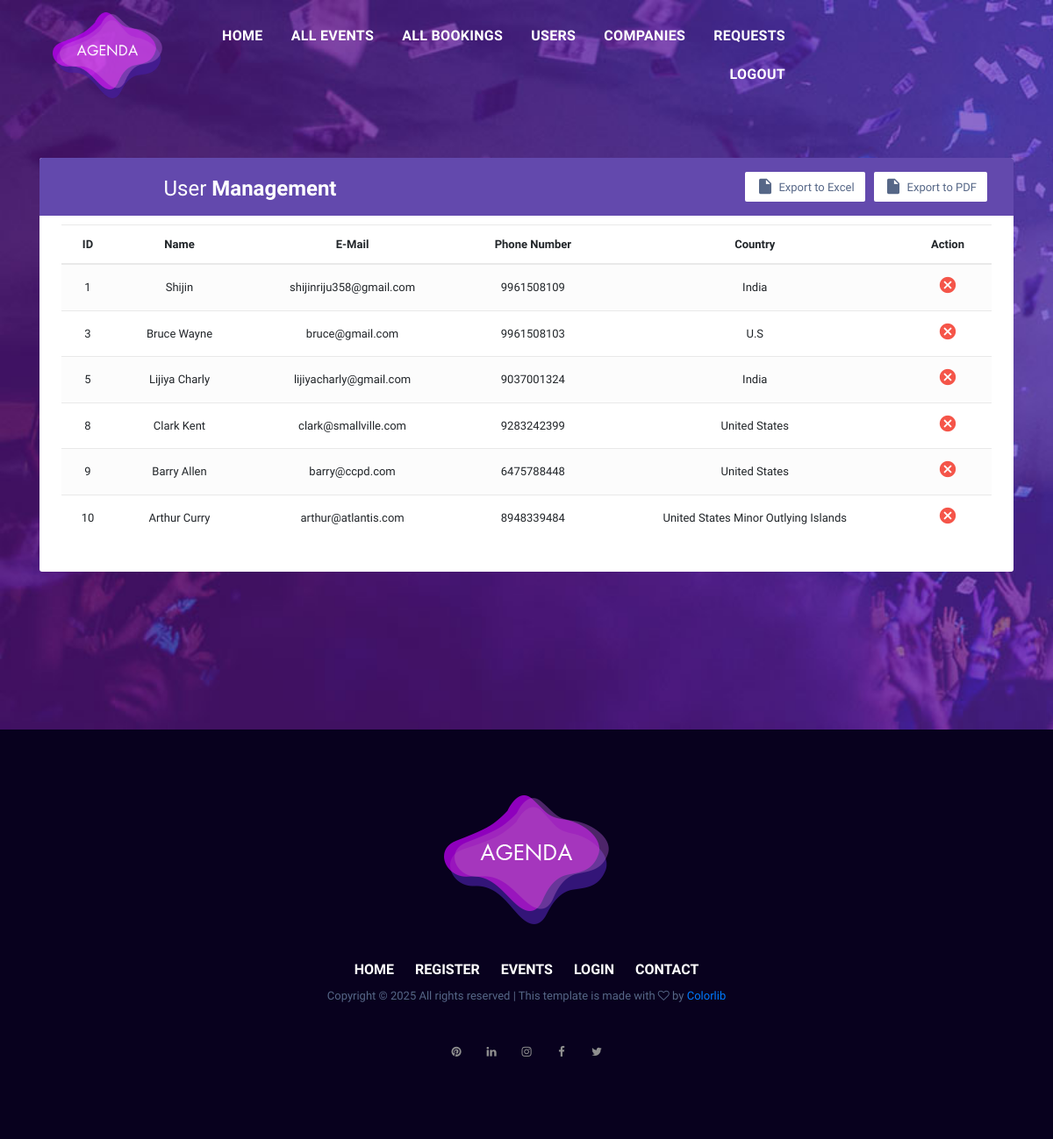
Page /adminUserView/ (signed in) on the committed database.
### App/models.py (models this page shows, shortened)
class UserRegister(models.Model):
    name = models.CharField(max_length = 100)
    email = models.EmailField(max_length = 100)
    phone = models.IntegerField()
    country = models.CharField(max_length = 100)
    login_id = models.ForeignKey(CustomLogin,on_delete = models.CASCADE)

### App/views.py (the view)
# urls.py: path('adminUserView/',views.adminUserView),
def adminUserView(request):
    user = request.session['uid']
    data = UserRegister.objects.filter(login_id__is_active = 1)
    return render(request,"adminUserView.html",{"data":data})

### templates/adminUserView.html (shortened to what this page needs)
{% extends 'adminBase.html' %}
{% block header %}
<div class="newsletter-subscribe">
    <div class="container-xl">
        <div class="table-responsive">
            <div class="table-wrapper">
                <div class="table-title">
                    <div class="row">
                        <div class="col-sm-5">
                            <h2>User <b>Management</b></h2>
                        </div>
                        <div class="col-sm-7">
                            <a href="/export_users_to_pdf" class="btn btn-secondary"><i
                                    class="material-icons">&#xE24D;</i> <span>Export to PDF</span></a>
                            <a href="/export_users_to_excel" class="btn btn-secondary"><i
                                    class="material-icons">&#xE24D;</i> <span>Export to
                                    Excel</span></a>
                        </div>
                    </div>
                </div>
                <table class="table table-striped table-hover">
                    <thead>
                        <tr>
                            <th>ID</th>
                            <th>Name</th>
                            <th>E-Mail</th>
                            <th>Phone Number</th>
                            <th>Country</th>
                            <th>Action</th>
                        </tr>
                    </thead>
                    <tbody>
                        {% for i in data %}
                        <tr>
                            <td>{{i.id}}</td>
                            <td>{{i.name}}</td>
                            <td>{{i.email}}</td>
                            <td>{{i.phone}}</td>
                            <td>{{i.country}}</td>
                            <td>
                                <a href="/adminUserDelete?id={{i.login_id_id}}" class="delete" title="Delete"
                                    data-toggle="tooltip"><i class="material-icons">&#xE5C9;</i></a>
                            </td>
                        </tr>
                        {% endfor %}
                    </tbody>
                </table>
            </div>
        </div>
    </div>
</div>
{% endblock %}

### templates/adminBase.html (shortened to what this page needs)
{% load static %}
<!DOCTYPE html>
<html lang="en">
<head>
    <link rel="stylesheet" href="{% static 'css/bootstrap.min.css' %}">
    <link rel="stylesheet" href="{% static 'css/font-awesome.min.css' %}">
    <link rel="stylesheet" href="{% static 'css/swiper.min.css' %}">
    <link rel="stylesheet" href="{% static 'style.css' %}">
    <link rel="stylesheet" href="https://stackpath.bootstrapcdn.com/bootstrap/4.5.0/css/bootstrap.min.css">
    <link rel="stylesheet" href="https://maxcdn.bootstrapcdn.com/font-awesome/4.7.0/css/font-awesome.min.css">
    <link href="https://cdnjs.cloudflare.com/ajax/libs/select2/4.0.13/css/select2.min.css" rel="stylesheet" />
</head>
<body>
    <header class="site-header">
        <div class="header-bar">
            <div class="container-fluid">
                <div class="row align-items-center">
                    <div class="col-10 col-lg-2 order-lg-1">
                        <div class="site-branding">
                            <div class="site-title">
                                <a href="#"><img src="{% static 'images/logo.png' %}" alt="logo"></a>
                            </div>
                        </div>
                    </div>
                    <div class="col-2 col-lg-9 order-3 order-lg-2">
                        <nav class="site-navigation">
                            <ul>
                                <li><a href="/admin_index">Home</a></li>
                                <li><a href="/adminEventView">All Events</a></li>
                                <li><a href="/adminBookingsView">All Bookings</a></li>
                                <li><a href="/adminUserView">Users</a></li>
                                <li><a href="/adminCompanyView">Companies</a></li>
                                <li><a href="/requests">Requests</a></li>
                                <li><a href="/logout">Logout</a></li>
                            </ul>
                        </nav>
                    </div>
                </div>
            </div>
        </div>
        {% block header %}
        {% endblock %}
        <footer class="site-footer">
            <div class="container">
                <div class="row">
                    <div class="col-12">
                        <figure class="footer-logo">
                            <a href="#"><img src="{% static 'images/logo.png' %}" alt="logo"></a>
                        </figure>
                        <nav class="footer-navigation">
                            <ul class="flex flex-wrap justify-content-center align-items-center">
                                <li><a href="/">Home</a></li>
                                <li><a href="/event-register">Register</a></li>
                                <li><a href="#">Events</a></li>
                                <li><a href="/event-login">Login</a></li>
                                <li><a href="#">Contact</a></li>
                            </ul>
                        </nav>
                        Copyright &copy;
                        <script>document.write(new Date().getFullYear());</script> All rights reserved | This template
                        is made with <i class="fa fa-heart-o" aria-hidden="true"></i> by <a href="https://colorlib.com"
                            target="_blank">Colorlib</a>
                        <div class="footer-social">
                            <ul class="flex flex-wrap justify-content-center align-items-center">
                                <li><a href="#"><i class="fa fa-pinterest"></i></a></li>
                                <li><a href="#"><i class="fa fa-linkedin"></i></a></li>
                                <li><a href="#"><i class="fa fa-instagram"></i></a></li>
                                <li><a href="#"><i class="fa fa-facebook"></i></a></li>
                                <li><a href="#"><i class="fa fa-twitter"></i></a></li>
                            </ul>
                        </div>
                    </div>
                </div>
            </div>
        </footer>
</body>
</html>

### static/style.css (style rules this page uses)
body { color: #2f2f2f; font-family: "Calibri"; }
img { vertical-align: baseline; }
a { color: royalblue; }
.flex { display: flex !important; }
.btn { padding: 16px 46px; border: 2px solid #9a24c1; border-radius: 50px; font-size: 18px; font-weight: bold; line-height: 1; color: #232127; }
.site-header { position: relative; }
.site-header .site-title img { max-height: 64px; }
.header-bar { position: absolute; top: 0; left: 0; z-index: 99; width: 100%; padding: 14px 0; }
.site-branding img { display: block; max-width: 100%; }
@media screen and (min-width: 992px) { .site-branding { margin-left: 45px; } }
@media screen and (min-width: 992px) { .site-header .site-title img { max-height: 999px; } }
.site-navigation { position: absolute; top: -22px; right: 15px; z-index: 9999; width: 100%; height: 22px; overflow: hidden; list-style: none; transition: all 0.35s; }
.site-navigation ul { position: fixed; top: 0; left: -320px; z-index: 9999; width: 320px; max-width: 80%; height: 100vh; overflow-x: scroll; padding: 30px; margin: 0; background: #9a28d7; transition: all 0.35s; }
.site-navigation ul li { display: block; padding: 10px 16px; font-size: 16px; font-weight: bold; letter-spacing: 0.02rem; text-transform: uppercase; }
.site-navigation ul li a { display: block; color: #fff; transition: all 0.35s; text-decoration: none; }
@media screen and (min-width: 992px) { .site-navigation { position: relative; top: auto; right: auto; height: auto; background: transparent; } }
@media screen and (min-width: 992px) { .site-navigation ul { display: flex; flex-wrap: wrap; justify-content: flex-end; align-items: center; position: relative; top: auto; left: auto; width: 100%; height: auto; padding: 0; overflow: auto; background: transparent; } }
@media screen and (min-width: 992px) { .site-navigation ul li a { color: #fff; } }
.newsletter-subscribe { padding: 150px 0; background: url("images/newsletter-bg.jpg") no-repeat; background-size: cover; text-align: center; }
.site-footer { padding: 75px 0; background: #08011e; text-align: center; }
.footer-logo img { max-width: 100%; }
.footer-navigation ul, .footer-social ul { padding: 0; margin: 32px 0 0; list-style: none; }
.footer-navigation li { font-size: 16px; font-weight: bold; text-transform: uppercase; }
.footer-navigation li a { display: block; padding: 8px 12px; color: #fff; }
.footer-social li a { display: block; width: 16px; height: 22px; margin: 12px; color: #8f8f8f; transition: all 0.35s; }

### templates/adminUserView.html (style rules this page uses)
body { color: #566787; background: #f5f5f5; font-family: 'Varela Round', sans-serif; font-size: 13px; }
.table-responsive { margin: 30px 0; }
.table-wrapper { min-width: 1000px; background: #fff; padding: 20px 25px; border-radius: 3px; box-shadow: 0 1px 1px rgba(0, 0, 0, .05); }
.table-title { padding-bottom: 15px; background: #6349AD; color: #fff; padding: 16px 30px; margin: -20px -25px 10px; border-radius: 3px 3px 0 0; }
.table-title h2 { margin: 5px 0 0; font-size: 24px; }
.table-title .btn { color: #566787; float: right; font-size: 13px; background: #fff; border: none; min-width: 50px; border-radius: 2px; border: none; outline: none !important; margin-left: 10px; }
.table-title .btn i { float: left; font-size: 21px; margin-right: 5px; }
.table-title .btn span { float: left; margin-top: 2px; }
table.table tr th, table.table tr td { border-color: #e9e9e9; padding: 12px 15px; vertical-align: middle; }
table.table tr th:first-child { width: 60px; }
table.table tr th:last-child { width: 100px; }
table.table-striped tbody tr:nth-of-type(odd) { background-color: #fcfcfc; }
table.table td:last-child i { opacity: 0.9; font-size: 22px; margin: 0 5px; }
table.table td a { font-weight: bold; color: #566787; display: inline-block; text-decoration: none; }
table.table td a.delete { color: #F44336; }
table.table td i { font-size: 19px; }

### rows in the picture
UserRegister: id "1", name "Shijin", email "shijinriju358@gmail.com", phone "9961508109", country "India"
UserRegister: id "3", name "Bruce Wayne", email "bruce@gmail.com", phone "9961508103", country "U.S"
UserRegister: id "5", name "Lijiya Charly", email "lijiyacharly@gmail.com", phone "9037001324", country "India"
UserRegister: id "8", name "Clark Kent", email "clark@smallville.com", phone "9283242399", country "United States"
UserRegister: id "9", name "Barry Allen", email "barry@ccpd.com", phone "6475788448", country "United States"
UserRegister: id "10", name "Arthur Curry", email "arthur@atlantis.com", phone "8948339484", country "United States Minor Outlying Islands"
